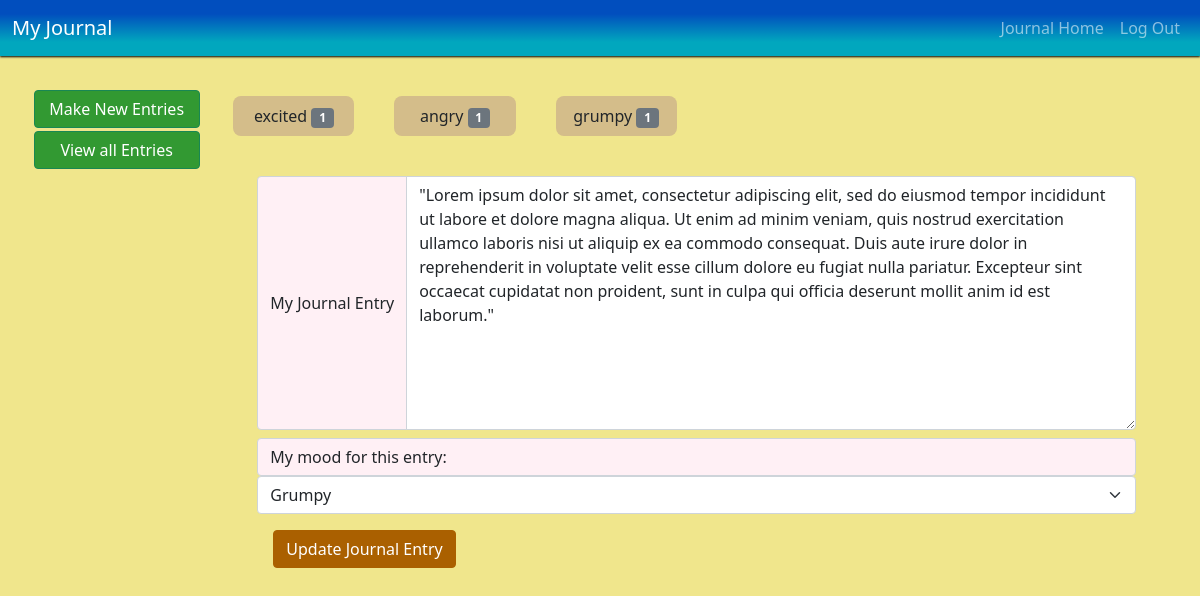
The app's page /update?id=3 (signed in) with its own data.
### tables this page shows
CREATE TABLE 'entries' ('id' INTEGER PRIMARY KEY AUTOINCREMENT NOT NULL, 'username' TEXT NOT NULL, 'entry' TEXT, 'mood' TEXT, 'date' DATE, 'fDate' TEXT);

### app.py (the view)
@app.route('/update', methods=["GET", "POST"])
@login_required
def update():
    if request.method == "GET" and not request.args:
        return redirect('/')
    if request.method == 'POST':
        with alcSession(engine) as conn:
            try:
                newentry = request.form.get('journal-entry')
                newmood = request.form.get('mood-select')
                id = request.args['id']
                statement = text("UPDATE entries SET entry = :newentry, mood = :newmood WHERE id = :id AND username = :username").bindparams(id = id, username = session['username'], newentry = newentry, newmood = newmood)
                conn.execute(statement)
                conn.commit()
                return redirect('/')
            except:
                flash("Error updating entry!")
                return redirect('/')
    elif request.method == "GET":
        print('hello')
        print(request.method)
        with alcSession(engine) as conn:
            statement = text("SELECT mood FROM entries WHERE username = :username").bindparams(username = session['username'])
            rows = conn.execute(statement)
            rows = rows.all()
            total_moods = {}
            for row in rows:
                total_moods.setdefault(row[0], 0)
                total_moods[row[0]] += 1
            statement = text("SELECT entry, mood FROM entries WHERE id = :id;").bindparams(id = request.args['id'])
            rows = conn.execute(statement)
            rows = rows.all()
            entry = rows
            return render_template('update.html', moods=total_moods, entry=entry, id=request.args['id'])

### app.py (called while the page is built)
@app.after_request
def after_request(response):
    response.headers["Cache-Control"] = "no-cache, no-store, must-revalidate"
    response.headers["Expires"] = 0
    response.headers["Pragma"] = "no-cache"
    return response

### helpers.py (called while the page is built)
def login_required(f):
    @wraps(f)
    def decorated_function(*args, **kwargs):
        if session.get("user_id") is None:
            return redirect("/login")
        return f(*args, **kwargs)
    return decorated_function

### templates/update.html (shortened to what this page needs)
{% extends "layout.html" %}
{% block main %}
<main class='container-fluid journal-container'>
  <div class='row'>
    <div class='col-md-2'>
      <nav class="flex-column nav nav-menu">
        <button id='new-entries-btn' class='menu-btn btn btn-success'>Make New Entries</button>
        <button id='all-entries-btn' class='menu-btn btn btn-success'>View all Entries</button>
      </nav>
    </div>
    <div class='col-md-10'>
      <div class='row' id='mood-row'>
        {% for mood, num in moods.items() %}
        <div class='col-md-2'>
          <p class='mood-btn'>{{ mood }}
            <span class="badge bg-secondary">{{ num }}</span>
          </p>
        </div>
        {% endfor %}
      </div>
      <div class='container'>
        <div class='row'>
          <div class='col-md-12'>
            <form action="/update?id={{ id }}" method="post" id='journal-form'>
              <div class="input-group">
                <span class="input-group-text" id='journal-desc' >My Journal Entry</span>
                <textarea name='journal-entry' class="form-control" aria-label="my journal entry" rows=10>{{ entry[0].entry }}</textarea>
              </div>
              <span class="input-group-text" id='mood-desc'>My mood for this entry:</span>
              <select id='mood-select' data-value='{{ entry[0].mood }}' name='mood-select' class="form-select" aria-label="Default select example">
                <option>Grumpy</option>
              </select>
              <div class='btn-container'>
                <button class='btn-primary btn' id='save-btn'>
                  Update Journal Entry
                </button>
              </div>
            </form>
          </div>
        </div>
      </div>
    </div>
  </div>
</main>
{% endblock %}

### records on screen
entries: mood "excited", num "1"
entries: mood "angry", username "1"
entries: mood "grumpy", username "1", journal-entry "\"Lorem ipsum dolor sit amet, consectetur adipiscing elit, sed do eiusmod tempor incididunt ut labore et dolore magna aliqua. Ut enim ad minim veniam, quis nostrud exercitation ullamco laboris nisi ut aliquip ex ea commodo consequat. Duis aute irure dolor in reprehenderit in voluptate velit esse cillum dolore eu fugiat nulla pariatur. Excepteur sint occaecat cupidatat non proident, sunt in culpa qui officia deserunt mollit anim id est laborum.\"", mood-select "Grumpy"
